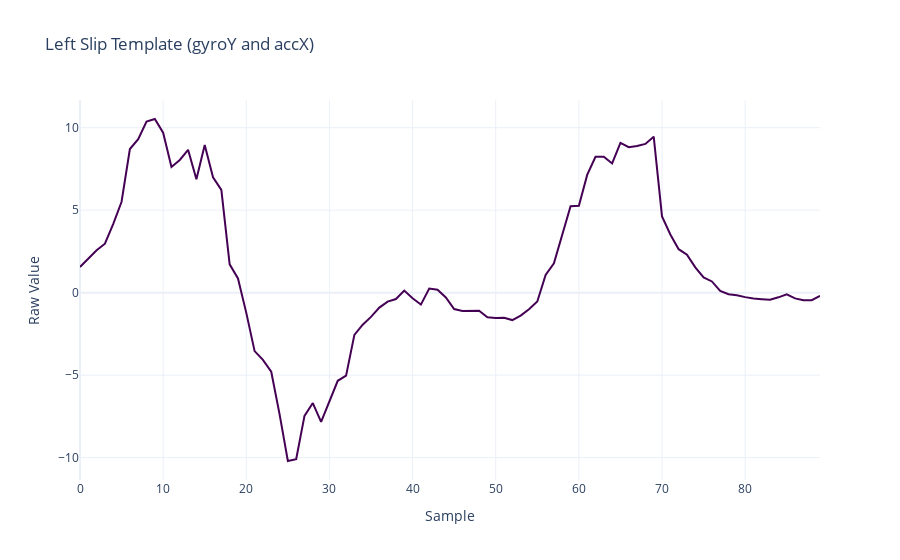
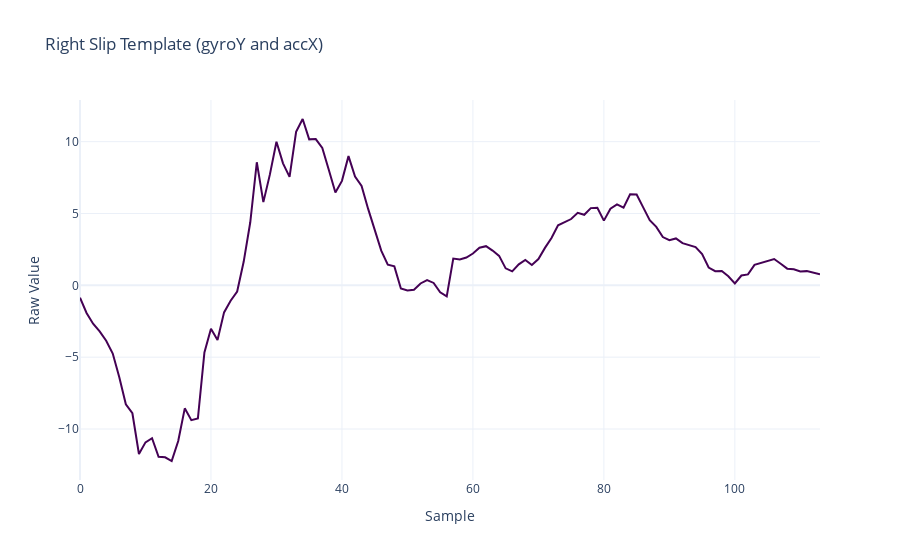
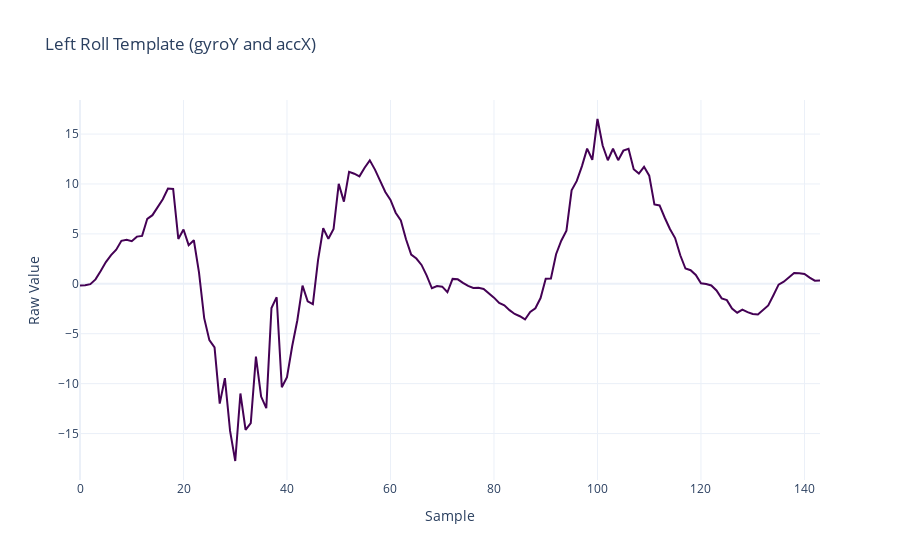
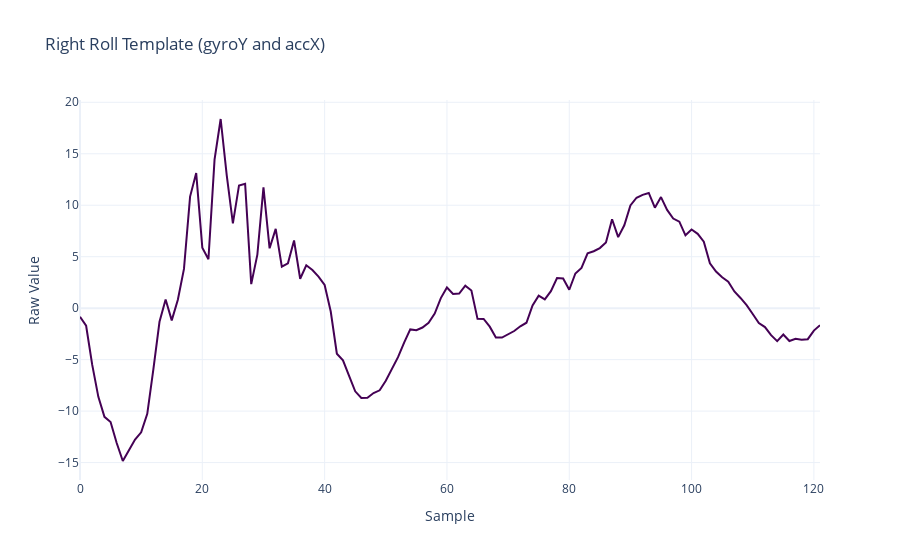

The notebook cell these images were saved under, in order:
### Code cell
import numpy as np
from BoxingRecognition.util import DataUtility, EvaluationUtility, DynamicTimeWarpingUtility

# Take a random sample from each gesture, and generate a DTW template without using DBA, using the gyroY and accX sensors
idle_dataframes, left_slip_dataframes, right_slip_dataframes, left_roll_dataframes, right_roll_dataframes, pull_back_dataframes = DataUtility.collect_label_dataframes(
    DataUtility.get_aggregate_df(drop_unlabeled_data=False, sessions=[1, 2, 3, 4, 5, 6], shuffle_sequences=False,
                                 augment_data=False))
# Left slip
left_slip_sample = left_slip_dataframes[0]
left_slip_template = np.concatenate((left_slip_sample['sensor_gyroY'], left_slip_sample['sensor_accX']))
EvaluationUtility.plot_sensor_data_v3(title='Left Slip Template (gyroY and accX)', data_list=[left_slip_template])
np.savetxt('../Data/dtw/random_left_slip_template.csv', left_slip_template, delimiter=',')

# Right slip
right_slip_sample = right_slip_dataframes[0]
right_slip_template = np.concatenate((right_slip_sample['sensor_gyroY'], right_slip_sample['sensor_accX']))
EvaluationUtility.plot_sensor_data_v3(title='Right Slip Template (gyroY and accX)', data_list=[right_slip_template])
np.savetxt('../Data/dtw/random_right_slip_template.csv', right_slip_template, delimiter=',')

# Left roll
left_roll_sample = left_roll_dataframes[0]
left_roll_template = np.concatenate((left_roll_sample['sensor_gyroY'], left_roll_sample['sensor_accX']))
EvaluationUtility.plot_sensor_data_v3(title='Left Roll Template (gyroY and accX)', data_list=[left_roll_template])
np.savetxt('../Data/dtw/random_left_roll_template.csv', left_roll_template, delimiter=',')

# Right roll
right_roll_sample = right_roll_dataframes[0]
right_roll_template = np.concatenate((right_roll_sample['sensor_gyroY'], right_roll_sample['sensor_accX']))
EvaluationUtility.plot_sensor_data_v3(title='Right Roll Template (gyroY and accX)', data_list=[right_roll_template])
np.savetxt('../Data/dtw/random_right_roll_template.csv', right_roll_template, delimiter=',')

# Pull back
pull_back_sample = pull_back_dataframes[0]
pull_back_template = np.concatenate((pull_back_sample['sensor_gyroY'], pull_back_sample['sensor_accX']))
EvaluationUtility.plot_sensor_data_v3(title='Pull Back Template (gyroY and accX)', data_list=[pull_back_template])
np.savetxt('../Data/dtw/random_pull_back_template.csv', pull_back_template, delimiter=',')

### Figure 1 — Plotly figure (JSON) as saved in the notebook; plotly's stock layout.template omitted (floating-point values rounded to 4 significant figures)
{"data": [{"line": {"color": "rgb(68, 1, 84)"}, "mode": "lines", "name": "Data 0", "y": [1.555, 2.088, 2.569, 2.965, 4.169, 5.511, 8.704, 9.306, 10.37, 10.53, 9.695, 7.622, 8.041, 8.659, 6.867, 8.948, 6.997, 6.227, 1.715, 0.8613, -1.227, -3.544, -4.078, -4.794, -7.363, -10.21, -10.09, -7.47, -6.692, -7.835, -6.578, -5.343, -5.031, -2.561, -1.944, -1.471, -0.907, -0.5412, -0.3887, 0.122, -0.343, -0.7241, 0.2439, 0.1753, -0.2896, -0.9953, -1.111, -1.122, -1.098, -1.495, -1.54, -1.517, -1.663, -1.395, -1.004, -0.5359, 1.077, 1.78, 3.54, 5.244, 5.264, 7.138, 8.233, 8.241, 7.834, 9.083, 8.817, 8.887, 9.013, 9.457, 4.624, 3.525, 2.634, 2.299, 1.532, 0.9211, 0.6783, 0.1053, -0.09869, -0.1597, -0.2722, -0.3607, -0.3984, -0.436, -0.2841, -0.09989, -0.3469, -0.4648, -0.4588, -0.1908], "type": "scatter"}], "layout": {"title": {"text": "Left Slip Template (gyroY and accX)"}, "xaxis": {"title": {"text": "Sample"}}, "yaxis": {"title": {"text": "Raw Value"}}, "legend": {"title": {"text": "Sensor Data"}}}}

### Figure 2 — Plotly figure (JSON) as saved in the notebook; plotly's stock layout.template omitted (floating-point values rounded to 4 significant figures)
{"data": [{"line": {"color": "rgb(68, 1, 84)"}, "mode": "lines", "name": "Data 0", "y": [-0.8613, -1.921, -2.668, -3.201, -3.857, -4.749, -6.402, -8.277, -8.902, -11.74, -10.93, -10.64, -11.93, -11.97, -12.23, -10.83, -8.56, -9.383, -9.268, -4.665, -3.018, -3.803, -1.883, -1.075, -0.4268, 1.654, 4.39, 8.567, 5.793, 7.721, 9.992, 8.491, 7.553, 10.68, 11.58, 10.16, 10.18, 9.566, 8.034, 6.463, 7.271, 8.994, 7.569, 6.913, 5.32, 3.841, 2.416, 1.441, 1.319, -0.221, -0.3582, -0.3125, 0.1296, 0.3659, 0.1677, -0.4802, -0.7698, 1.866, 1.806, 1.935, 2.213, 2.614, 2.726, 2.42, 2.049, 1.183, 0.9708, 1.464, 1.768, 1.414, 1.833, 2.608, 3.3, 4.175, 4.376, 4.616, 5.047, 4.912, 5.375, 5.398, 4.504, 5.329, 5.637, 5.4, 6.338, 6.32, 5.426, 4.538, 4.069, 3.362, 3.147, 3.264, 2.937, 2.802, 2.661, 2.183, 1.239, 0.9845, 0.9965, 0.6304, 0.1298, 0.6843, 0.759, 1.424, 1.564, 1.747, 1.833, 1.5, 1.161, 1.118, 0.9648, 0.9893, 0.8715, 0.7746], "type": "scatter"}], "layout": {"title": {"text": "Right Slip Template (gyroY and accX)"}, "xaxis": {"title": {"text": "Sample"}}, "yaxis": {"title": {"text": "Raw Value"}}, "legend": {"title": {"text": "Sensor Data"}}}}

### Figure 3 — Plotly figure (JSON) as saved in the notebook; plotly's stock layout.template omitted (floating-point values rounded to 4 significant figures; data arrays with more than 128 entries replaced by an {"elided": "..."} marker saying what was removed)
{"data": [{"line": {"color": "rgb(68, 1, 84)"}, "mode": "lines", "name": "Data 0", "y": {"elided": "144 float values"}, "type": "scatter"}], "layout": {"title": {"text": "Left Roll Template (gyroY and accX)"}, "xaxis": {"title": {"text": "Sample"}}, "yaxis": {"title": {"text": "Raw Value"}}, "legend": {"title": {"text": "Sensor Data"}}}}

### Figure 4 — Plotly figure (JSON) as saved in the notebook; plotly's stock layout.template omitted (floating-point values rounded to 4 significant figures)
{"data": [{"line": {"color": "rgb(68, 1, 84)"}, "mode": "lines", "name": "Data 0", "y": [-0.8308, -1.707, -5.511, -8.613, -10.56, -11.06, -13.09, -14.85, -13.8, -12.77, -12.07, -10.27, -5.915, -1.326, 0.8384, -1.189, 0.8232, 3.811, 10.84, 13.13, 5.877, 4.756, 14.42, 18.38, 12.88, 8.232, 11.92, 12.08, 2.332, 5.206, 11.74, 5.816, 7.698, 4.024, 4.36, 6.57, 2.858, 4.169, 3.704, 3.072, 2.256, -0.3277, -4.428, -5.061, -6.57, -8.079, -8.72, -8.704, -8.247, -7.98, -7.058, -5.861, -4.764, -3.354, -2.066, -2.134, -1.883, -1.418, -0.5259, 0.9756, 2.005, 1.378, 1.415, 2.192, 1.716, -1.04, -1.048, -1.796, -2.853, -2.851, -2.498, -2.222, -1.76, -1.415, 0.268, 1.218, 0.8494, 1.654, 2.929, 2.881, 1.79, 3.369, 3.909, 5.325, 5.532, 5.835, 6.371, 8.634, 6.905, 8.052, 9.985, 10.73, 11.01, 11.19, 9.765, 10.79, 9.548, 8.704, 8.399, 7.075, 7.643, 7.222, 6.456, 4.363, 3.56, 3.0, 2.58, 1.624, 0.9929, 0.2853, -0.5676, -1.452, -1.837, -2.622, -3.2, -2.553, -3.191, -2.981, -3.074, -3.013, -2.177, -1.657], "type": "scatter"}], "layout": {"title": {"text": "Right Roll Template (gyroY and accX)"}, "xaxis": {"title": {"text": "Sample"}}, "yaxis": {"title": {"text": "Raw Value"}}, "legend": {"title": {"text": "Sensor Data"}}}}
